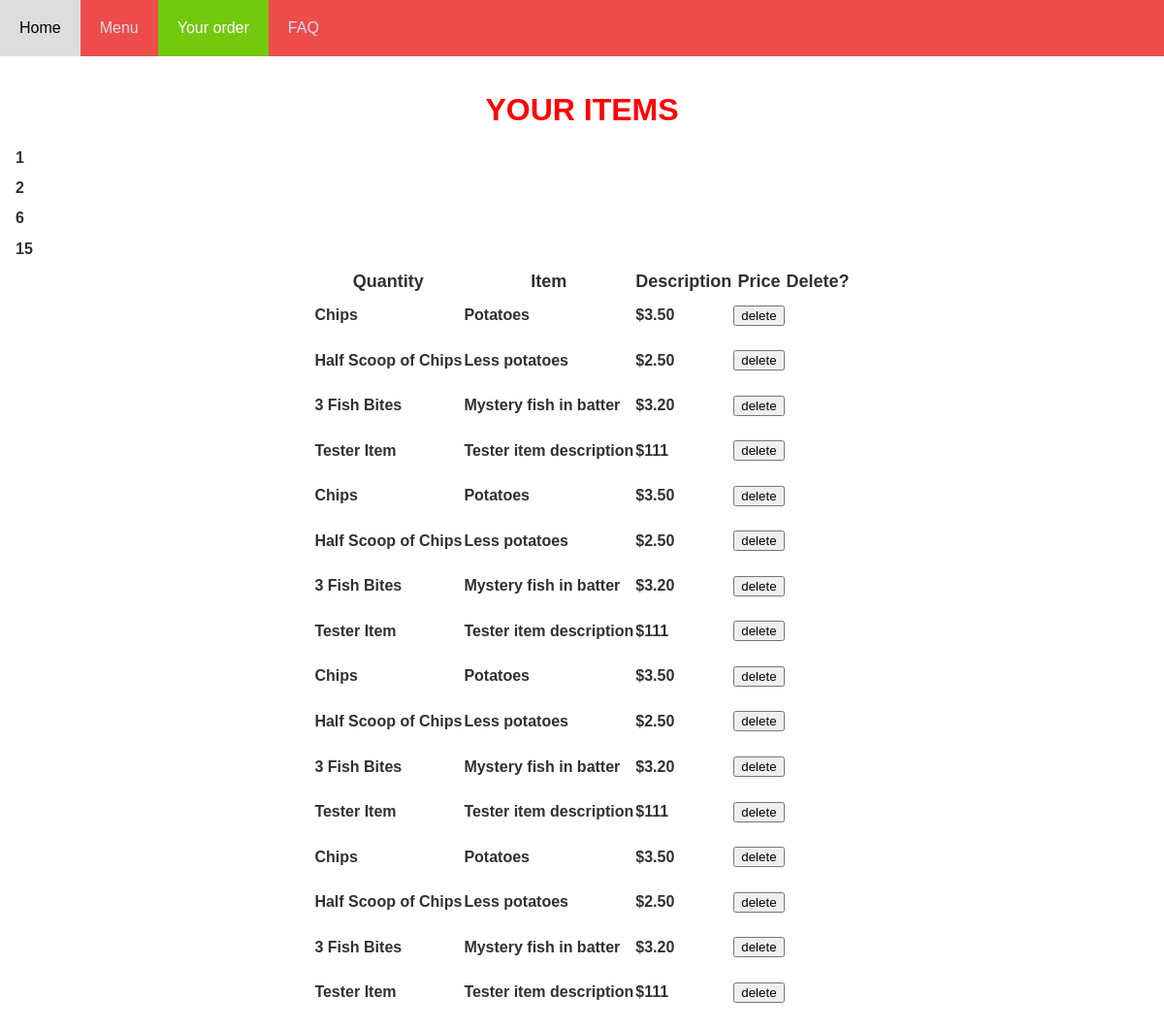
The page /orders on the database its author committed.
### tables this page shows
CREATE TABLE item (id INTEGER PRIMARY KEY, name STRING, description STRING, price DECIMAL, type STRING (100));

### main.py (the view)
@app.route("/orders")
def orders():
    cursor = get_db().cursor()
    sql = "SELECT item_id, name, description, price, order_item.item_id FROM item INNER JOIN order_item ON item.id = order_item.item_id"
    cursor.execute(sql)
    sql = cursor.fetchall()
    cursor = get_db().cursor()
    distinct = "SELECT DISTINCT item_id, name, description, price, order_item.item_id FROM item INNER JOIN order_item ON item.id = order_item.item_id GROUP BY item_id"
    cursor.execute(distinct)
    distinct = cursor.fetchall()
    cursor = get_db().cursor()
    count = "SELECT item_id, COUNT(*) item_id FROM order_item GROUP BY item_id"
    cursor.execute(count)
    count = cursor.fetchall()
    return render_template("order.html", sql = sql, distinct= distinct, count=count)

### main.py (called while the page is built)
def get_db():
    db = getattr(g, '_database', None)
    if db is None:
        db = g._database = sqlite3.connect(DATABASE)
    return db

@app.teardown_appcontext
def close_connection(exception):
    db = getattr(g, '_database', None)
    if db is not None:
        db.close()

### templates/order.html (shortened to what this page needs)
<!DOCTYPE html>
<html lang="en">
<head>
</head>
<body>
<link rel="stylesheet" href={{url_for('static',filename='stickymenu.css')}}>
  <div id="navbar">
      <a href="http://127.0.0.1:5000/home">Home</a>
      <a href="http://127.0.0.1:5000/menu">Menu</a>
      <a class = "active" href="http://127.0.0.1:5000/orders">Your order</a>
      <a href="http://127.0.0.1:5000/faq">FAQ</a>
    </div>
  <div class="content">
  <h1>YOUR ITEMS</h1>
  <table class="center table-styling">
      <tr>
        <th>Quantity</th>
        <th>Item</th>
        <th>Description</th>
        <th>Price</th>
        <th>Delete?</th>
      </tr>
      <tr class ="hover table-styling">
        {% for item in count%}
        <tr><h2>{{ item [0] }}</h2></tr>
  {% for item in distinct%}
    <td><h2>{{ item [1] }}</h2></td>
    <td><h2>{{ item [2] }}</h2></td>
    <td><h2>{{ item [3] }}</h2></td>
    <td>
      <form action="/delete" method="post">
        <input type="submit" value="delete">
      </form>
    </td>
</tr>
{% endfor %}
  {% endfor %}
  </table>
  </div>
</body>
</html>

### static/stickymenu.css (style rules this page uses)
* { font-family: sans-serif; }
#navbar { overflow: hidden; background-color: rgb(238, 75, 75); }
#navbar a { float: left; display: block; color: #d8dee7; text-align: center; padding: 20px; text-decoration: none; font-family: Arial, Helvetica, sans-serif; }
html,body { padding:0; margin:0; }
body { margin: 0; }
.content { padding: 16px; }
#navbar a.active { background-color: #72c90e; color: white; }
h1 { color: red; text-align: center; font-family: Arial, Helvetica, sans-serif; }
h2 { color: rgb(48, 48, 48); font-family: Arial, Helvetica, sans-serif; font-size: medium; text-align: left; }
table.center { margin-left: auto; margin-right: auto; }
th { color: rgb(48, 48, 48); font-family: Arial, Helvetica, sans-serif; font-size: large; text-align: center; }
.table-styling { border-collapse: collapse; }

### rows shown on the page
item: item "Chips", description "Potatoes", price "$3.50"
item: name "Half Scoop of Chips", description "Less potatoes", price "$2.50"
item: name "3 Fish Bites", description "Mystery fish in batter", price "$3.20"
item: name "Tester Item", description "Tester item description", price "$111"

### other values the page prints
{{ item [0] }} "1" "2" "6" "15"
